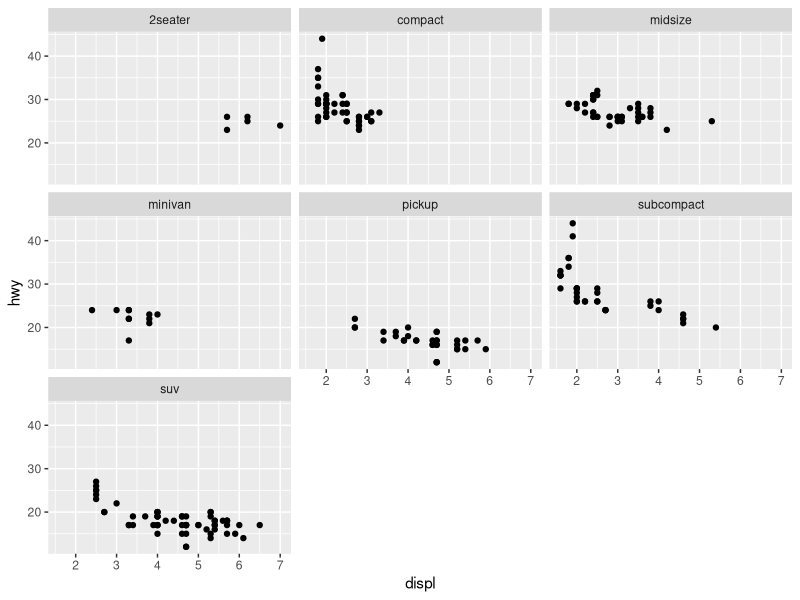
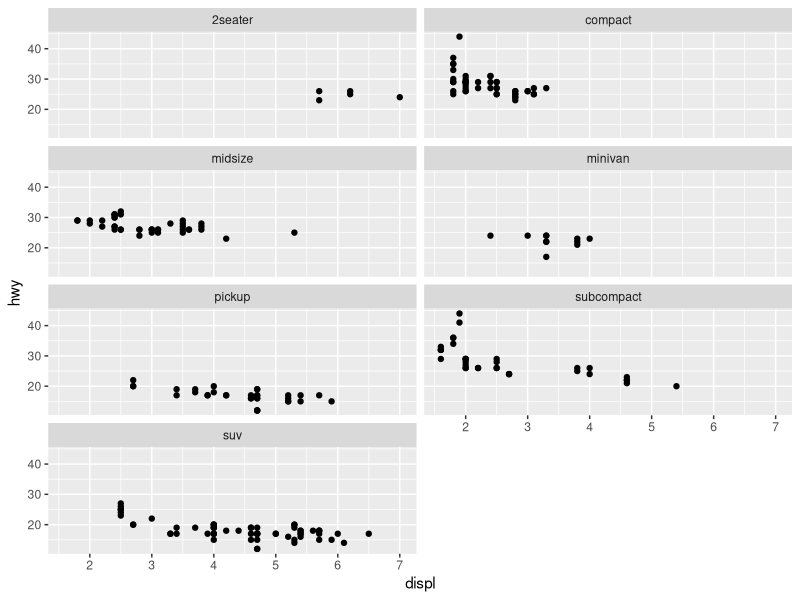
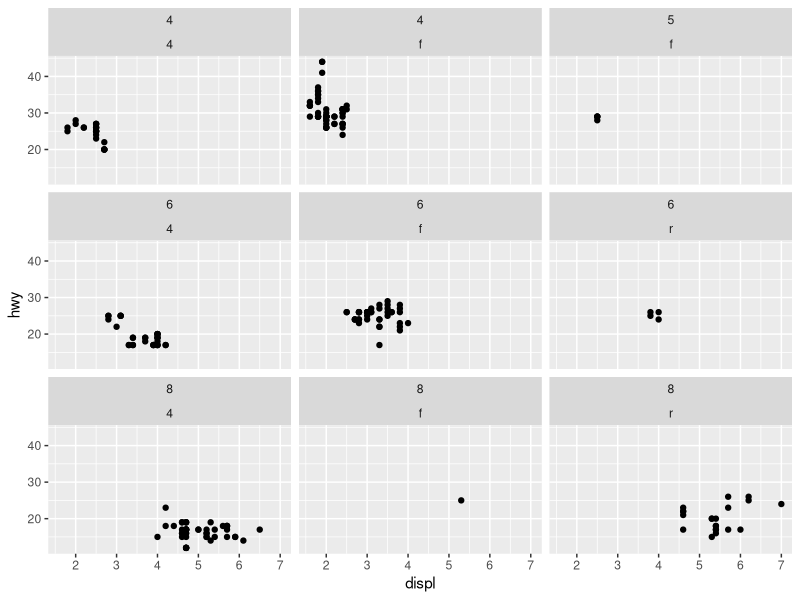
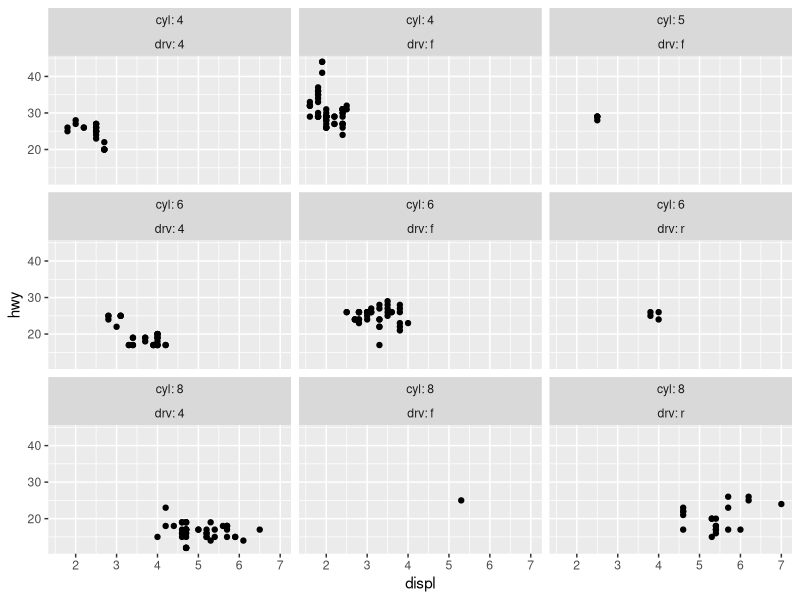
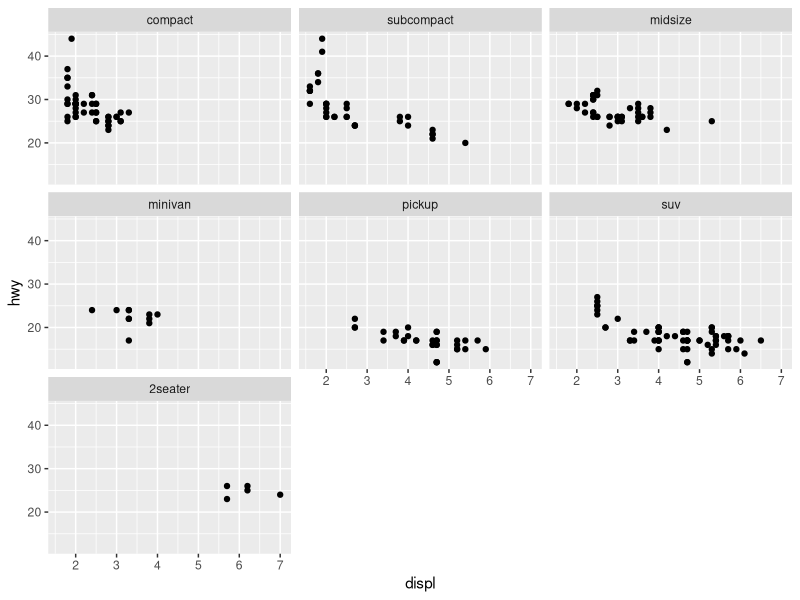
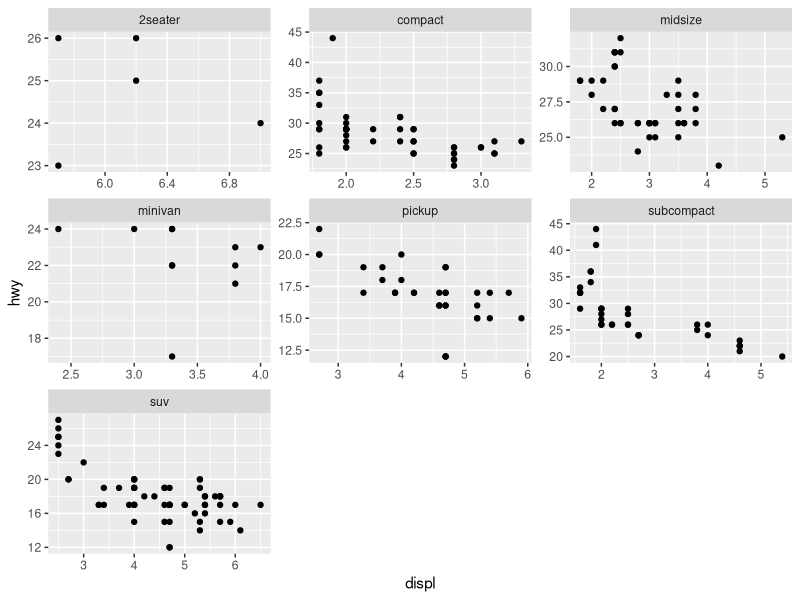
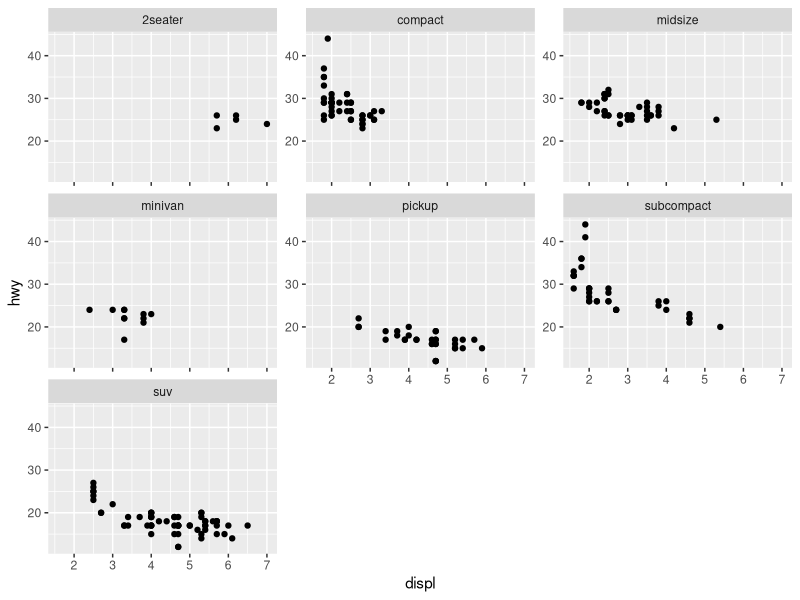
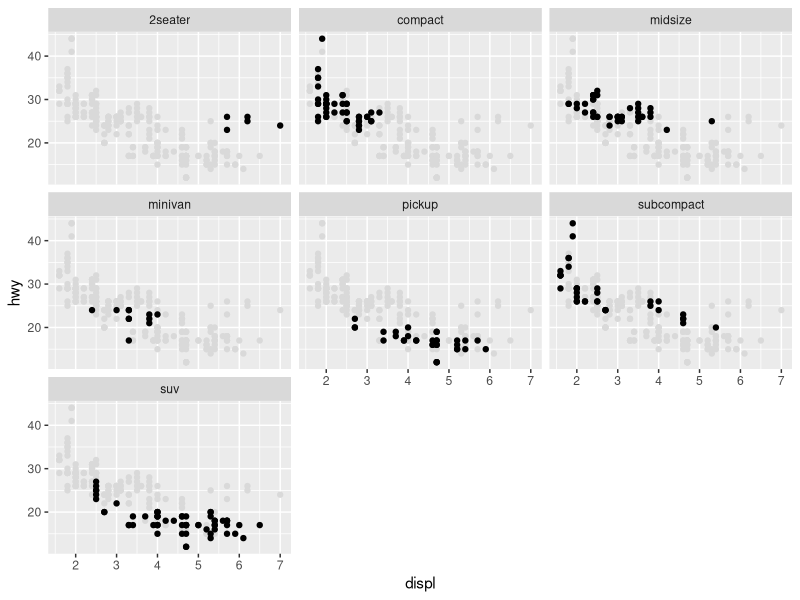

Source code (R) for these figures, in order: (Note: this script raises an error after producing the figures.)
# r2py crawler metadata
# package: ggplot2
# source_type: rd_example
# topic: facet_wrap.Rd
# source_file: C:\Users\bened\AppData\Local\R\win-library\4.5\ggplot2\help
# lines: 65

suppressPackageStartupMessages(library(ggplot2))
p <- ggplot(mpg, aes(displ, hwy)) + geom_point()

# Use vars() to supply faceting variables:
p + facet_wrap(vars(class))

# Control the number of rows and columns with nrow and ncol
p + facet_wrap(vars(class), nrow = 4)


# You can facet by multiple variables
ggplot(mpg, aes(displ, hwy)) +
  geom_point() +
  facet_wrap(vars(cyl, drv))

# Use the `labeller` option to control how labels are printed:
ggplot(mpg, aes(displ, hwy)) +
  geom_point() +
  facet_wrap(vars(cyl, drv), labeller = "label_both")

# To change the order in which the panels appear, change the levels
# of the underlying factor.
mpg$class2 <- reorder(mpg$class, mpg$displ)
ggplot(mpg, aes(displ, hwy)) +
  geom_point() +
  facet_wrap(vars(class2))

# By default, the same scales are used for all panels. You can allow
# scales to vary across the panels with the `scales` argument.
# Free scales make it easier to see patterns within each panel, but
# harder to compare across panels.
ggplot(mpg, aes(displ, hwy)) +
  geom_point() +
  facet_wrap(vars(class), scales = "free")

# When scales are constant, duplicated axes can be shown with
# or without labels
ggplot(mpg, aes(displ, hwy)) +
  geom_point() +
  facet_wrap(vars(class), axes = "all", axis.labels = "all_y")

# To repeat the same data in every panel, simply construct a data frame
# that does not contain the faceting variable.
ggplot(mpg, aes(displ, hwy)) +
  geom_point(data = transform(mpg, class = NULL), colour = "grey85") +
  geom_point() +
  facet_wrap(vars(class))

# Use `strip.position` to display the facet labels at the side of your
# choice. Setting it to `bottom` makes it act as a subtitle for the axis.
# This is typically used with free scales and a theme without boxes around
# strip labels.
ggplot(economics_long, aes(date, value)) +
  geom_line() +
  facet_wrap(vars(variable), scales = "free_y", nrow = 2, strip.position = "top") +
  theme(strip.background = element_blank(), strip.placement = "outside")


# The two letters determine the starting position, so 'tr' starts
# in the top-right.
# The first letter determines direction, so 'tr' fills top-to-bottom.
# `dir = "tr"` is equivalent to `dir = "v", as.table = FALSE`
ggplot(mpg, aes(displ, hwy)) +
  geom_point() +
  facet_wrap(vars(class), dir = "tr")
